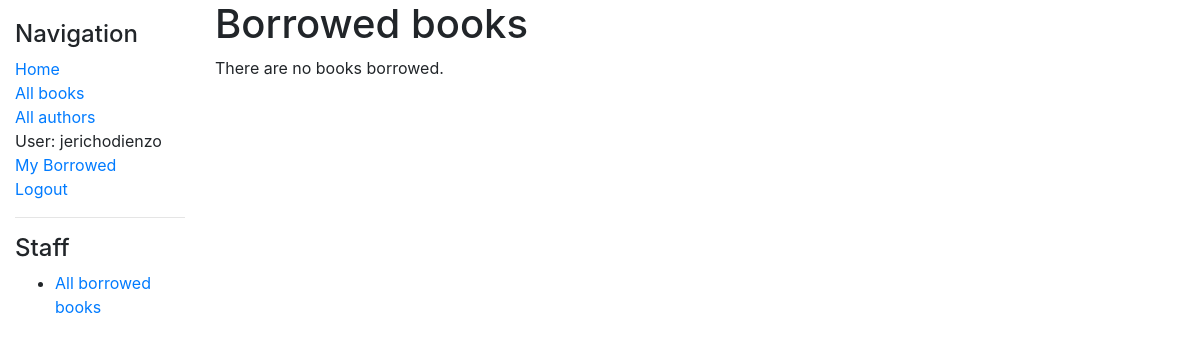
Before: /catalog/mybooks/ (signed in) with the older database file.
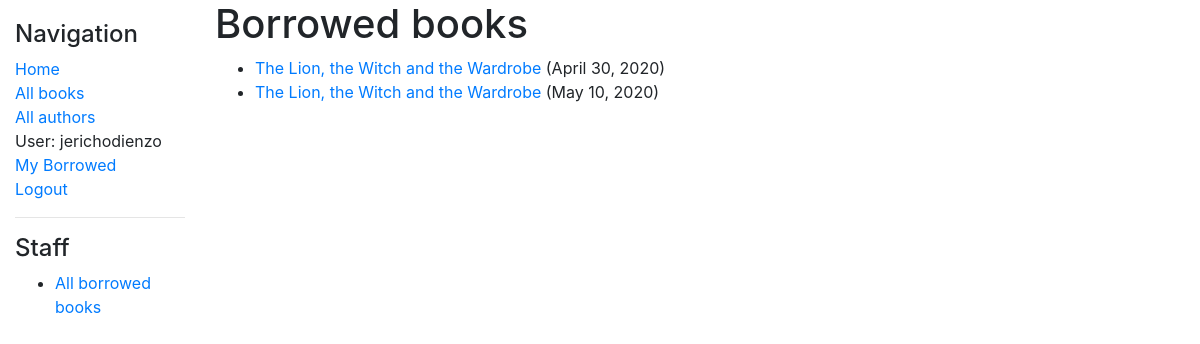
After: the same page with the newer database file.
### catalog/models.py (models this page shows, shortened)
class BookInstance(models.Model):
	id = models.UUIDField(primary_key = True, default = uuid.uuid4, help_text = 'Unique ID')
	book = models.ForeignKey('Book', on_delete = models.SET_NULL, null = True)
	imprint = models.CharField(max_length = 200)
	due_back = models.DateField(null=True, blank = True)
	language = models.ManyToManyField(Language, help_text = 'Select a language for this book instance')
	borrower = models.ForeignKey(User, on_delete=models.SET_NULL, null=True, blank=True)
	LOAN_STATUS = (
		('m', 'Maintenance'),
		('o', 'On Loan'),
		('a', 'Available'),
		('r', 'Reserved'),
	)
	status = models.CharField(
		max_length = 1,
		choices = LOAN_STATUS,
		blank = True,
		default = 'm',
		help_text = 'Book Availability',
	)
	@property
	def is_overdue(self):
		if self.due_back and date.today() > self.due_back:
			return True
		return False
	class Meta:
		ordering = ['due_back']
		permissions = (("can_mark_returned", "Set book as returned"),)

class Book(models.Model):
	title = models.CharField(max_length=200)
	author = models.ForeignKey('Author', on_delete = models.SET_NULL, null= True)
	publisher = models.CharField(max_length = 50, null = True)
	publication_year = models.DateField(blank = True, null = True)
	summary = models.TextField(max_length = 1000, help_text = 'Enter a brief description of the book')
	isbn = models.CharField('ISBN', max_length = 13, help_text = 'Select a genre for this book')
	genre = models.ManyToManyField(Genre, help_text = 'Select a Genre for this book')

### catalog/views.py (the view)
# urls.py: path('mybooks/', views.LoanedBooksByUserListView.as_view(), name='my-borrowed'),
class LoanedBooksByUserListView(LoginRequiredMixin,generic.ListView):
    model = BookInstance
    template_name ='catalog/bookinstance_list_borrowed_user.html'
    paginate_by = 10
    def get_queryset(self):
        return BookInstance.objects.filter(borrower=self.request.user).filter(status__exact='o').order_by('due_back')

### catalog/templates/catalog/bookinstance_list_borrowed_user.html
{% extends "base_generic.html" %}
{% block content %}
    <h1>Borrowed books</h1>
    {% if bookinstance_list %}
    <ul>
      {% for bookinst in bookinstance_list %}
      <li class="{% if bookinst.is_overdue %}text-danger{% endif %}">
        <a href="{% url 'book-detail' bookinst.book.pk %}">{{bookinst.book.title}}</a> ({{ bookinst.due_back }})
      </li>
      {% endfor %}
    </ul>
    {% else %}
      <p>There are no books borrowed.</p>
    {% endif %}
{% endblock %}

### catalog/templates/base_generic.html (shortened to what this page needs)
<!DOCTYPE html>
<html lang="en">
<head>
  <link rel="stylesheet" href="https://stackpath.bootstrapcdn.com/bootstrap/4.1.3/css/bootstrap.min.css">
  {% load static %}
  <link rel="stylesheet" href="{% static 'css/styles.css' %}">
</head>
<body>
  <div class="container-fluid">
    <div class="row">
      <div class="col-sm-2">
      {% block sidebar %}
        <ul class="sidebar-nav">
          <h4>Navigation</h4>
          <li><a href="{% url 'index' %}">Home</a></li>
          <li><a href="{% url 'books' %}">All books</a></li>
          <li><a href="{% url 'authors' %}">All authors</a></li>
          {% if user.is_authenticated %}
            <li>User: {{ user.get_username }}</li>
            <li><a href="{% url 'my-borrowed' %}">My Borrowed</a></li>
            <li><a href="{% url 'logout'%}?next={{request.path}}">Logout</a></li>
          {% else %}
            <li><a href="{% url 'login'%}?next={{request.path}}">Login</a></li>
          {% endif %}
        </ul>
        <hr>
        {% if perms.catalog.can_mark_returned %}
          <h4>Staff</h4>
          <ul>
            <li><a href = "{% url 'borrowed-books' %}">All borrowed books</a></li>
          </ul>
        {% endif %}
     {% endblock %}
      </div>
      <div class="col-sm-10 ">{% block content %}{% endblock %}</div>
    </div>
  </div>
</body>
</html>

### catalog/static/css/styles.css (style rules this page uses)
.sidebar-nav { margin-top: 20px; padding: 0; list-style: none; }

Changed rows visible on the page:
added BookInstance: book "The Lion, the Witch and the Wardrobe", due_back "April 30, 2020"
added BookInstance: book "The Lion, the Witch and the Wardrobe", due_back "May 10, 2020"
Other visible differences:
text no longer shown: "There are no books borrowed."
